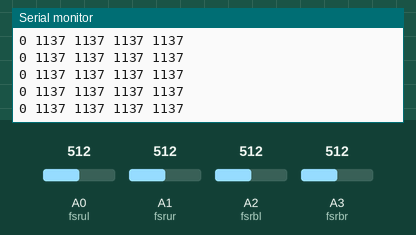
Simulated run of this sketch. Board: Arduino Uno, built with avr-gcc and run on an emulated ATmega328P. Shown: the last lines printed to the serial monitor. Inputs (shaded band) come from the test bench; at power-on: A1 (fsrur) = 512, A0 (fsrul) = 512, A2 (fsrbl) = 512, A3 (fsrbr) = 512.

Above: at 2.7 s.
2.8 s: A1 (fsrur) set to 48
At 2.85 s:
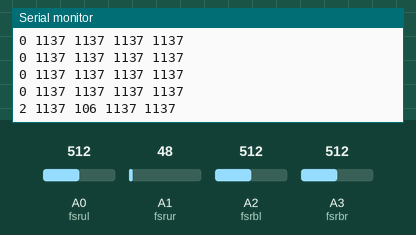
5.8 s: A1 (fsrur) set to 42
At 5.9 s:
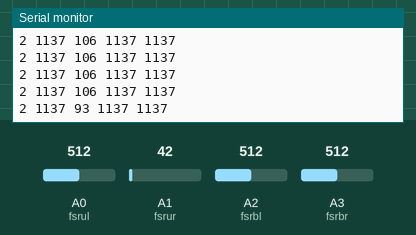
Timing chart, 0 to 8.8 s (numbered marks = the images above; inputs shaded):
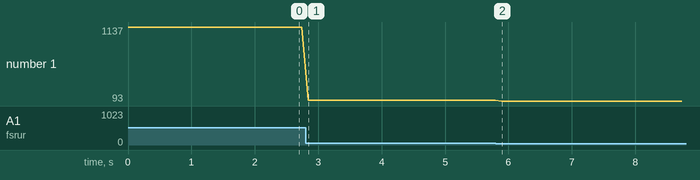

The sketch:

finalproj.ino
```cpp
//Positions are from top view of the mouse
bool debugMode=false;

int fsrul = 0; //Analog 0
int fsrur = 1; //Analog 1
int fsrbl = 2; //Analog 2
int fsrbr = 3; //Analog 3
int fsrReadings[4];
int forces[4];

//Pattern related parameters
//Minimum amount of force difference between two sensors to be considered as in different patterns
int forceDiffThreshold=200;
int uniformPressingThreshold;
void setup(void) {
  Serial.begin(9600);
}

void loop(void) {
//  Serial.println(analogRead(fsrul));

  fsrReadings[0]=analogRead(fsrul);
  fsrReadings[1]=analogRead(fsrur);
  fsrReadings[2]=analogRead(fsrbl);
  fsrReadings[3]=analogRead(fsrbr);
  for(int i=0;i<4;i++){
    forces[i]=map(fsrReadings[i],0,900,0,2000);
  }
  getReadings();
  delay(100);
}
void getReadings(){
  int forceDiffs[3];
  bool exceedThreshold[3];
  int pattern=5;
  for(int i=0;i<3;i++){
    forceDiffs[i]=forces[i]-forces[3];
    exceedThreshold[i]=abs(forceDiffs[i])>forceDiffThreshold;
  }
//  if (!(exceedThreshold[0]||exceedThreshold[1]||exceedThreshold[2])){
//    pattern=0; //Uniform
  if (!(exceedThreshold[0]||exceedThreshold[1]||exceedThreshold[2])&&forces[0]>uniformPressingThreshold){
    pattern=0; //Uniform
  }else if(exceedThreshold[0]&&!(exceedThreshold[1]||exceedThreshold[2])){
    pattern=1; //Upper Left
  }else if(exceedThreshold[1]&&!(exceedThreshold[0]||exceedThreshold[2])){
    pattern=2; //Upper Right
  }else if(exceedThreshold[2]&&!(exceedThreshold[0]||exceedThreshold[1])){
    pattern=3; //Bottom Left
  }else if(exceedThreshold[0]&&exceedThreshold[1]&&exceedThreshold[2]){
    pattern=4; //Bottom Right
  }
  Serial.println(String(pattern)+String(" ")+String(forces[0])+String(" ")+String(forces[1])+String(" ")+String(forces[2])+String(" ")+String(forces[3]));
}
```

Measured:
- after the input at 2.8 s, the serial monitor: prints a new line after 0.05 s (image 1)
- after the input at 5.8 s, the serial monitor: prints a new line after 0.09 s (image 2)
- plotted number 1: 1137 → 106 after the input at 2.8 s, 106 → 93 after the input at 5.8 s
